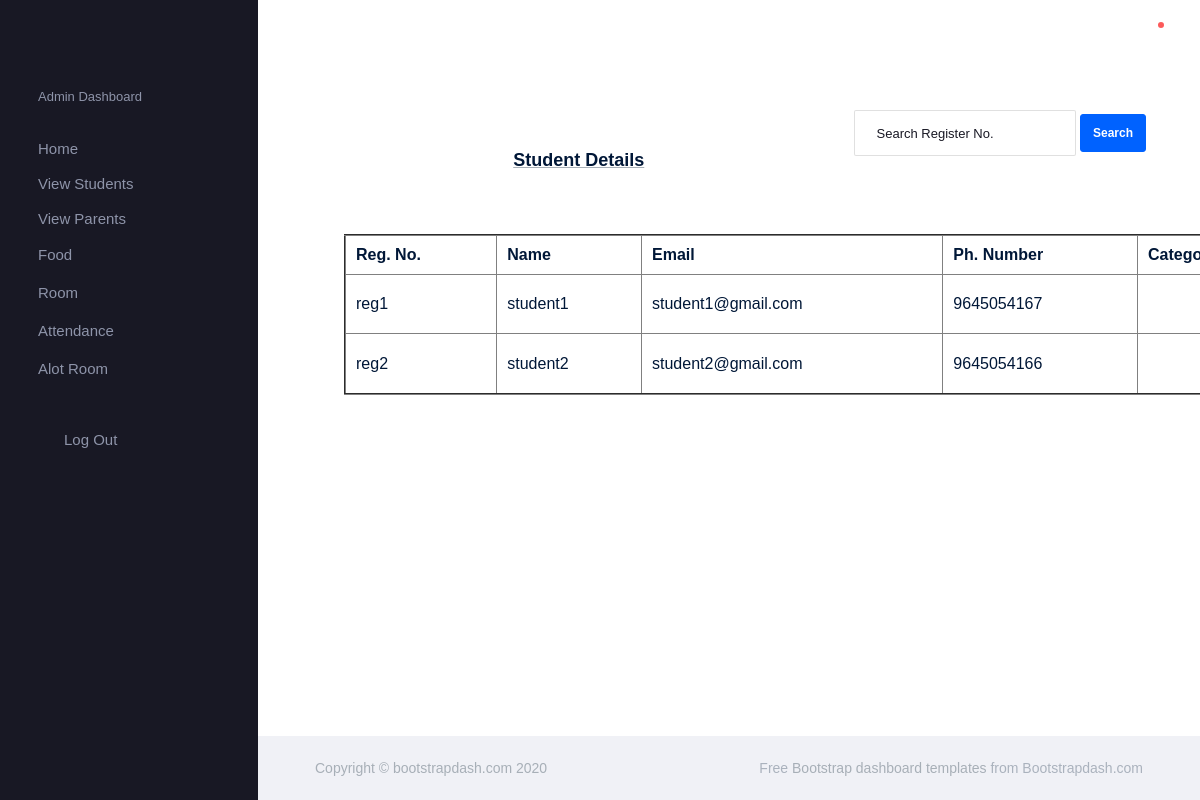
/View_Student, run on the app's committed database.
### Django3App/models.py (models this page shows, shortened)
class Student(models.Model):
    user = models.OneToOneField(LoginView, on_delete=models.CASCADE, related_name='student')
    name = models.CharField(max_length=50)
    reg = models.CharField(max_length=50)
    email = models.EmailField()
    ph = models.CharField(max_length=50)

### Django3App/adminViews.py (the view)
# urls.py: path('View_Student', adminViews.View_Student, name='View_Student'),
def View_Student(request):
    sob = Student.objects.all()
    studentFilter = StudentFilter(request.GET, queryset=sob)
    sob = studentFilter.qs
    context = {
        'sob':sob,
        'StudentFilter':studentFilter,
    }
    return render(request, 'admin/ViewStudent.html', context)

### templates/admin/ViewStudent.html (shortened to what this page needs)
{% extends 'admin/admin.html' %}
{% block content %}
<form method="get" class="form-inline " style="float:right;">
        <div class="md-form my-0">
          {{StudentFilter.form}}
          <button class="btn btn-primary mr-2" type="submit">Search</button>
        </div>
</form>
<div class="col-lg-20 grid-margin stretch-card">
  <div class="card">
    <div class="card-body">
      <u><h2  style="text-align:center" class="card-title">Student Details</h2></u>
          <table border="2px" cellpadding="10px" width="1100px">
            <theader>
              <tr>
                <th class="mb-2 text-dark font-weight-bold">Reg. No.</th>
                <th class="mb-2 text-dark font-weight-bold">Name</th>
                <th class="mb-2 text-dark font-weight-bold">Email</th>
                <th class="mb-2 text-dark font-weight-bold">Ph. Number</th>
                <th class="mb-2 text-dark font-weight-bold">Category</th>
              </tr>
            </theader><br><br>
            <tbody>
              {% for i in sob %}
              <tr>
                <td class="mb-2 text-dark font-weight-normal">{{i.reg}}</td>
                <td class="mb-2 text-dark font-weight-normal">{{i.name}}</td>
                <td class="mb-2 text-dark font-weight-normal">{{i.email}}</td>
                <td class="mb-2 text-dark font-weight-normal">{{i.ph}}</td>
                <td class="mb-2 text-dark font-weight-normal">{{i.category}}</td>
              </tr>
              {% endfor %}
            </tbody>
          </table>
    </div>
  </div>
</div>
{% endblock%}

### data on the page
Student: reg "reg1", name "student1", email "student1@gmail.com", ph "9645054167"
Student: reg "reg2", name "student2", email "student2@gmail.com", ph "9645054166"
